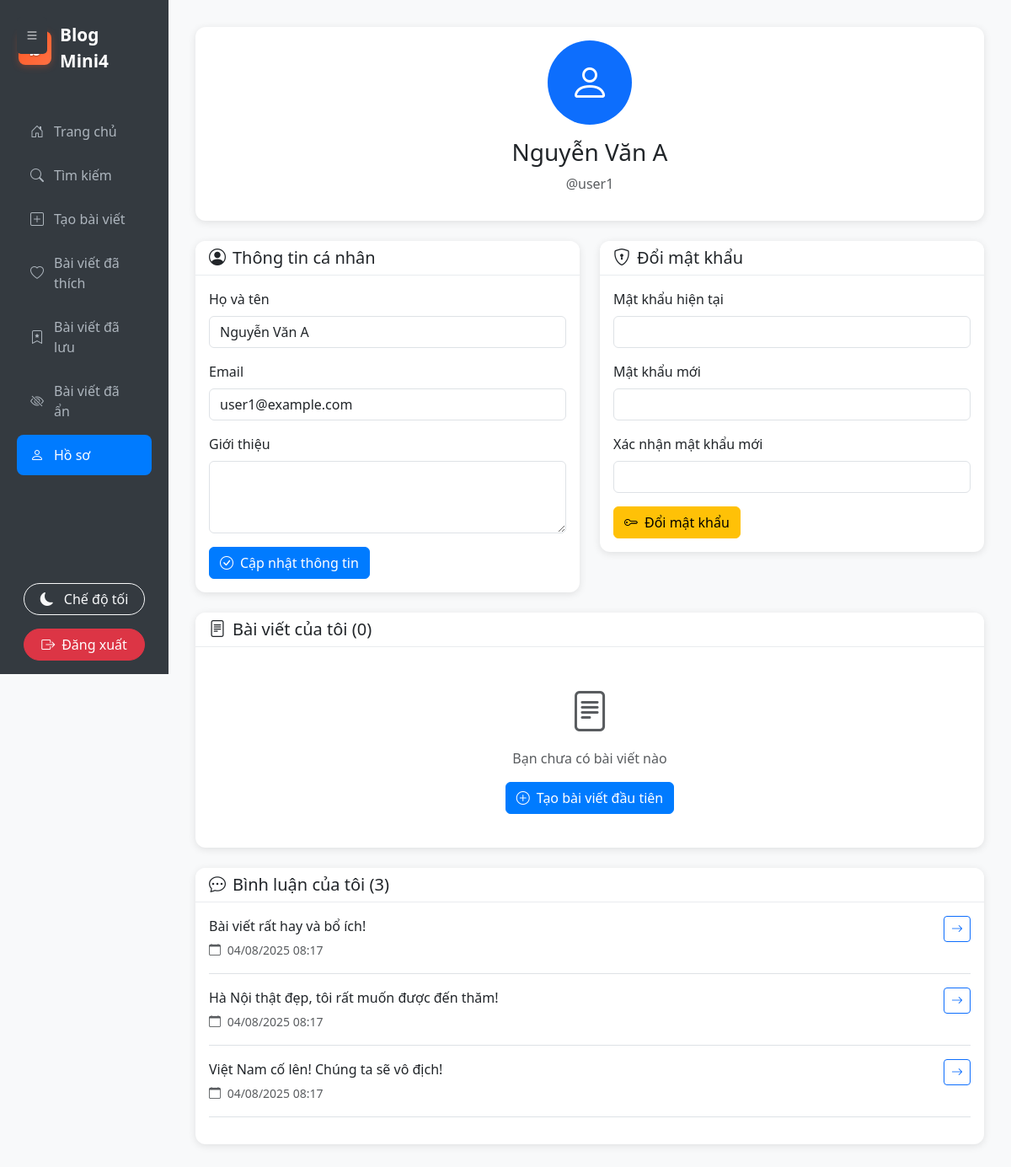
/public/user (signed in), run on the app's committed database.
### tables this page shows
CREATE TABLE users (
    id INT AUTO_INCREMENT PRIMARY KEY,
    username VARCHAR(50) UNIQUE NOT NULL,
    email VARCHAR(100) UNIQUE NOT NULL,
    password VARCHAR(255) NOT NULL,
    full_name VARCHAR(100),
    avatar VARCHAR(255) DEFAULT NULL,
    role ENUM('admin', 'user') DEFAULT 'user',
    created_at TIMESTAMP DEFAULT CURRENT_TIMESTAMP,
    updated_at TIMESTAMP DEFAULT CURRENT_TIMESTAMP ON UPDATE CURRENT_TIMESTAMP
);

CREATE TABLE comments (
    id INT AUTO_INCREMENT PRIMARY KEY,
    content TEXT NOT NULL,
    user_id INT,
    post_id INT NOT NULL,
    parent_id INT DEFAULT NULL,
    status ENUM('approved', 'pending', 'spam') DEFAULT 'pending',
    created_at TIMESTAMP DEFAULT CURRENT_TIMESTAMP,
    updated_at TIMESTAMP DEFAULT CURRENT_TIMESTAMP ON UPDATE CURRENT_TIMESTAMP,
    FOREIGN KEY (user_id) REFERENCES users(id) ON DELETE SET NULL,
    FOREIGN KEY (post_id) REFERENCES posts(id) ON DELETE CASCADE,
    FOREIGN KEY (parent_id) REFERENCES comments(id) ON DELETE CASCADE
);

### views/client/profile.php (the view, shortened to what the rows shown need)
<div class="card mb-4">
    <div class="card-body text-center">
        <div class="mb-3">
            <div class="bg-primary rounded-circle d-inline-flex align-items-center justify-content-center"
                 style="width: 100px; height: 100px;">
                <i class="bi bi-person text-white" style="font-size: 3rem;"></i>
            </div>
        </div>
        <h3><?php echo htmlspecialchars($user['full_name']); ?></h3>
        <p class="text-muted">@<?php echo htmlspecialchars($user['username']); ?></p>
    </div>
</div>
<div class="row">
    <div class="col-md-6">
        <div class="card mb-4">
            <div class="card-header">
                <h5 class="mb-0">
                    <i class="bi bi-person-circle me-2"></i>Thông tin cá nhân
                </h5>
            </div>
            <div class="card-body">
                <form action="/Mini-4/public/profile/update" method="POST">
                    <div class="mb-3">
                        <label for="full_name" class="form-label">Họ và tên</label>
                        <input type="text" class="form-control" id="full_name" name="full_name"
                               value="<?php echo htmlspecialchars($user['full_name']); ?>" required>
                    </div>
                    <div class="mb-3">
                        <label for="email" class="form-label">Email</label>
                        <input type="email" class="form-control" id="email" name="email"
                               value="<?php echo htmlspecialchars($user['email']); ?>" required>
                    </div>
                    <div class="mb-3">
                        <label for="bio" class="form-label">Giới thiệu</label>
                        <textarea class="form-control" id="bio" name="bio" rows="3"><?php echo htmlspecialchars($user['bio'] ?? ''); ?></textarea>
                    </div>
                    <button type="submit" class="btn btn-primary">
                        <i class="bi bi-check-circle me-2"></i>Cập nhật thông tin
                    </button>
                </form>
            </div>
        </div>
    </div>
    <div class="col-md-6">
        <div class="card mb-4">
            <div class="card-header">
                <h5 class="mb-0">
                    <i class="bi bi-shield-lock me-2"></i>Đổi mật khẩu
                </h5>
            </div>
            <div class="card-body">
                <form action="/Mini-4/public/profile/change-password" method="POST">
                    <div class="mb-3">
                        <label for="current_password" class="form-label">Mật khẩu hiện tại</label>
                        <input type="password" class="form-control" id="current_password" name="current_password" required>
                    </div>
                    <div class="mb-3">
                        <label for="new_password" class="form-label">Mật khẩu mới</label>
                        <input type="password" class="form-control" id="new_password" name="new_password" required>
                    </div>
                    <div class="mb-3">
                        <label for="confirm_new_password" class="form-label">Xác nhận mật khẩu mới</label>
                        <input type="password" class="form-control" id="confirm_new_password" name="confirm_password" required>
                    </div>
                    <button type="submit" class="btn btn-warning">
                        <i class="bi bi-key me-2"></i>Đổi mật khẩu
                    </button>
                </form>
            </div>
        </div>
    </div>
</div>
<div class="card mb-4">
    <div class="card-header">
        <h5 class="mb-0">
            <i class="bi bi-file-text me-2"></i>Bài viết của tôi (<?php echo count($posts); ?>)
        </h5>
    </div>
    <div class="card-body">
        <?php if (empty($posts)): ?>
            <div class="text-center py-4">
                <i class="bi bi-file-text text-muted" style="font-size: 3rem;"></i>
                <p class="text-muted mt-2">Bạn chưa có bài viết nào</p>
                <a href="/Mini-4/public/post/create" class="btn btn-primary">
                    <i class="bi bi-plus-circle me-2"></i>Tạo bài viết đầu tiên
                </a>
            </div>
        <?php endif; ?>
    </div>
</div>
<div class="card">
    <div class="card-header">
        <h5 class="mb-0">
            <i class="bi bi-chat-dots me-2"></i>Bình luận của tôi (<?php echo count($comments); ?>)
        </h5>
    </div>
    <div class="card-body">
        <?php if (empty($comments)): ?>
            <div class="text-center py-4">
                <i class="bi bi-chat-dots text-muted" style="font-size: 3rem;"></i>
                <p class="text-muted mt-2">Bạn chưa có bình luận nào</p>
            </div>
        <?php else: ?>
            <?php foreach ($comments as $comment): ?>
                <div class="border-bottom pb-3 mb-3">
                    <div class="d-flex justify-content-between align-items-start">
                        <div class="flex-grow-1">
                            <p class="mb-1"><?php echo nl2br(htmlspecialchars($comment['content'])); ?></p>
                            <small class="text-muted">
                                <i class="bi bi-calendar me-1"></i>
                                <?php echo date('d/m/Y H:i', strtotime($comment['created_at'])); ?>
                            </small>
                        </div>
                        <a href="/Mini-4/public/post/<?php echo $comment['post_id']; ?>"
                           class="btn btn-outline-primary btn-sm ms-2">
                            <i class="bi bi-arrow-right"></i>
                        </a>
                    </div>
                </div>
            <?php endforeach; ?>
        <?php endif; ?>
    </div>
</div>

### core/Router.php (shortened to what the rows shown need)
<?php
class Router{
    private $routes =[];
    public function addRouter($method, $pattern, $controller){
        $this->routes[] = [
            'method' => $method,
            'pattern' => $pattern,
            'controller' => $controller
        ];
    }
    public function dispatch($uri, $method){
        $uri = parse_url($uri, PHP_URL_PATH);
        $uri = preg_replace('#^/Mini-4/public#', '', $uri);
        foreach ($this->routes as $route){
            if ($route['method'] === $method && preg_match("#^{$route['pattern']}$#", $uri, $matches)) {
                list($controller, $action) = explode('@', $route['controller']);
                array_shift($matches);
                require_once __DIR__ . '/Database.php';
                require_once __DIR__ . '/Model.php';
                require_once __DIR__ . '/../models/User.php';
                require_once __DIR__ . '/../models/Comment.php';
                $controllerFile = '';
                if (strpos($controller, 'admin\\') === 0) {
                    $controllerName = str_replace('admin\\', '', $controller);
                    $controllerFile = __DIR__ . "/../controllers/admin/$controllerName.php";
                    $controllerClass = 'admin\\' . $controllerName;
                } elseif (strpos($controller, 'client/') === 0) {
                    $controllerFile = __DIR__ . "/../controllers/$controller.php";
                } else {
                    $controllerFile = __DIR__ . "/../controllers/client/$controller.php";
                    $controllerClass = 'client\\' . $controller;
                }
                if (file_exists($controllerFile)) {
                    $controllerInstance = new $controllerClass();
                    call_user_func_array([$controllerInstance, $action], $matches);
                    return;
                } else {
                    http_response_code(404);
                    echo "Controller not found";
                    return;
                }
            }
        }
    }
}
?>

### data on the page
users: full_name "Nguyễn Văn A", username "user1", email "user1@example.com"
comments: content "Bài viết rất hay và bổ ích!", created_at "04/08/2025 08:17"
comments: content "Hà Nội thật đẹp, tôi rất muốn được đến thăm!", created_at "04/08/2025 08:17"
comments: content "Việt Nam cố lên! Chúng ta sẽ vô địch!", created_at "04/08/2025 08:17"
